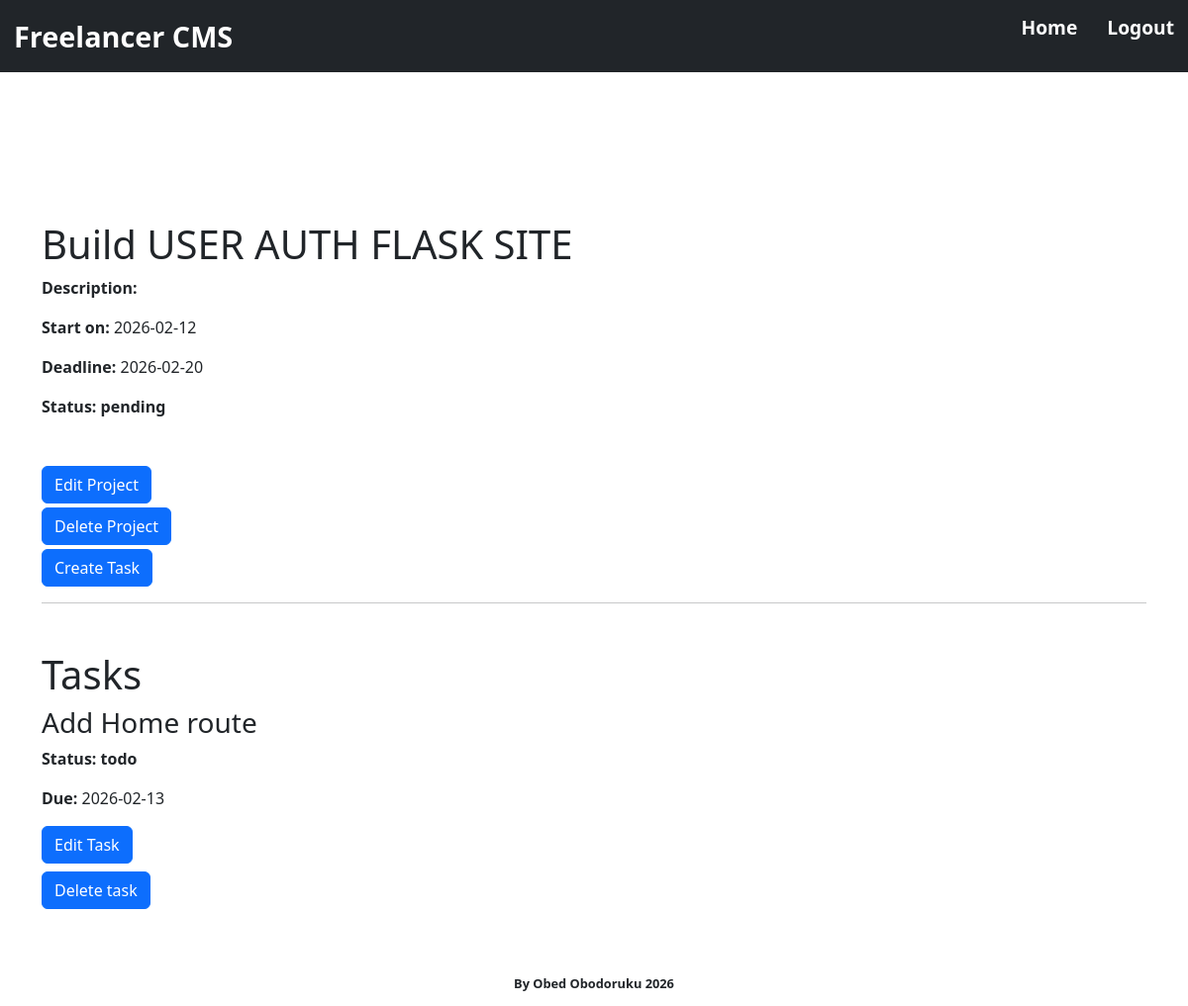
Screenshot of /project/1 (signed in) with the database file from the repository.
### app/models.py (models this page shows, shortened)
class Project(db.Model):
    id = db.Column(db.Integer, primary_key=True)
    title = db.Column(db.String(150), nullable=False)
    description = db.Column(db.Text)
    start_date = db.Column(db.Date, nullable=False)
    deadline = db.Column(db.Date)
    status = db.Column(db.String(50), nullable=False, default="pending")
    client_id = db.Column(db.Integer, db.ForeignKey("clients.id"), nullable=False)
    tasks = db.relationship("Task", backref="project", cascade="all, delete-orphan", passive_deletes=True, lazy=True)
    invoice = db.relationship("Invoice", backref="project", uselist=False)

class Task(db.Model):
    id = db.Column(db.Integer, primary_key=True)
    title = db.Column(db.String(150), nullable=False)
    status = db.Column(db.String(50), nullable=False, default="todo")
    due_date = db.Column(db.Date, nullable=True)
    project_id = db.Column(db.Integer, db.ForeignKey("project.id", ondelete="CASCADE", name="fk_task_project_id"), nullable=False)

### app/routes.py (the view)
@app.route("/project/<int:project_id>", methods=["GET", "POST"])
@login_required
def project(project_id):
    project = Project.query.get_or_404(project_id)
    return render_template("project.html", project=project, title=f"Project {project.title}")

### app/models.py (called while the page is built)
@login_manager.user_loader
def load_user(user_id):
    return User.query.get(int(user_id))

### app/templates/project.html (shortened to what this page needs)
{% extends "base.html" %}
{% block body %}
    <div>
        <div>
            <h1>{{ project.title }}</h1>
            <div class="mb-3">
                <span style="font-weight: bolder;">Description:</span>
            </div>
            <p>
                <span style="font-weight: bolder;">Start on:</span>
                <span>{{ project.start_date }}</span>
            </p>
            <p>
                <span style="font-weight: bolder;">Deadline:</span>
                <span>{{ project.deadline }}</span>
            </p>
            <span style="font-weight: bolder;">Status: {{ project.status }}</span>
        </div>
        <div class="mt-5 mb-1">
            <a href="{{ url_for('edit_project', project_id=project.id) }}">
                <button class="btn btn-primary">Edit Project</button>
            </a>
        </div>
        <div class="mb-1">
            <form method="POST" action="{{ url_for('delete_project', project_id=project.id) }}">
                <button class="btn btn-primary" type="submit">Delete Project</button>
            </form>
        </div>
        <div class="mb-1">
            <form method="POST" action="{{ url_for('create_task', project_id=project.id) }}">
                <button class="btn btn-primary" type="submit">Create Task</button>
            </form>
        </div>
        <hr>
        {% if project.tasks %}
            <div class="mt-5">
            <h1>Tasks</h1>
            {% for task in project.tasks %}
                <div>
                    <h3>{{ task.title }}</h3>
                    <p>
                        <span style="font-weight: bolder;">Status: </span>
                        <span style="font-weight: bolder;">{{ task.status }}</span>
                    </p>
                    <div>
                        <p>
                            <span style="font-weight: bolder;">Due:</span>
                            <span>{{ task.due_date }}</span>
                        </p>
                    </div>
                    <div class="mb-2">
                        <a href="{{ url_for('edit_task', task_id=task.id) }}">
                            <button class="btn btn-primary">Edit Task</button>
                        </a>
                    </div>
                    <div>
                        <form method="POST" action="{{ url_for('delete_task', task_id=task.id) }}">
                            <button class="btn btn-primary" type="submit">Delete task</button>
                        </form>
                    </div>
                </div>
            {% endfor %}
            </div>
        {% endif %}
    </div>
{% endblock %}

### app/static/main.css (style rules this page uses)
* { box-sizing: border-box; margin: 0; padding: 0; }

### rows the page displays
Project: title "Build USER AUTH FLASK SITE", start_date "2026-02-12", deadline "2026-02-20", status "pending"
Task: title "Add Home route", status "todo", due_date "2026-02-13"
